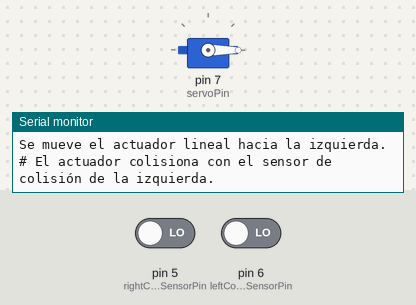
A sketch run on a simulated Arduino Uno, built with avr-gcc and run on an emulated ATmega328P. Shown: servo, the last lines printed to the serial monitor. Inputs (shaded band) come from the test bench; at power-on: pin 6 (leftCollisionSensorPin) LOW, pin 5 (rightCollisionSensorPin) LOW.

Above: at 0.1 s.
At 5.3 s:
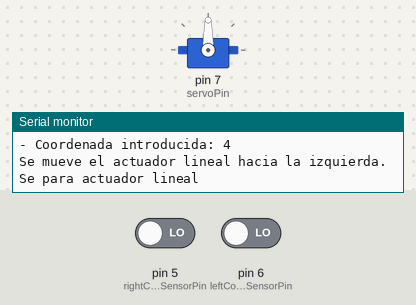
5.4 s: pin 6 (leftCollisionSensorPin) driven LOW
Timing chart, 0 to 14.8 s (numbered marks = the images above; inputs shaded):
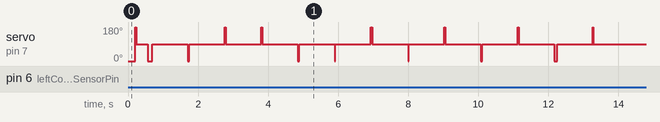

Measured:
- by itself, servo on pin 7 (servoPin): moves between 0° and 180°, repeating every 2.1 s

The sketch:

Ejercicio4.4.ino
```cpp
#include <Servo.h>

// Variables para el servomotor
Servo servo;
int servoPin = 7;
const int servoFastLeftValue = 0; // velocidad máxima de giro del servomotor en sentido antihorario
const int servoFastRightValue = 180; // velocidad máxima de giro del servomotor en sentido horario
const int servoStopValue = 90; // valor en el que el servomotor no gira

// Variables para los sensores de colisión
const int leftCollisionSensorPin = 6; // pin digital para el sensor de colisión de la izda
const int rightCollisionSensorPin = 5; // pin digital para el sensor de colisión de la dcha
const int collisionSensorActiveValue = 0; // Valor 1 -> No está activo. Valor 0 -> Está activo.

// Variables para la lógica
unsigned long timeLinealActuatorHitsLeftCollisionSensor; // instante en el que, en modo calibración, el actuador colisiona con el sensor de la izda.
unsigned long timeBetweenCoordinates; // tiempo (en ms) que tarda en moverse de una coordenada a la otra.
const int MAX_COORDINATE = 24; // coordenada máxima
int currentCoordinate; // coordenada actual en la que se encuentra el actuador lineal
const int TIME_DELAY_BETWEEN_MOVEMENTS = 1000; // tiempo de espera en cada coordenada

// Variables para las coordenadas harcodeada
int harcodedCoordinates[13] = {10, 5, 6, 8, 4, 0, 5, -1, 24, 20, 25, 15, 200}; // coordenadas a las que se va a mover
int harcodedCoordinateToChoose = 0; // indica la posicion del array donde está la coordenada a la que se tiene que mover ahora


void setup() {
  Serial.begin(9600);
  Serial.println("\n---------\n  Setup\n---------");

  servo.attach(servoPin);

  moveInCalibrationMode();
}

void loop() {
  checkIfUserHasEnteredACoordinate();
}


/*
  Al estar en modo calibración, inicialmente mueve el actuador lineal a la izda del todo,
  y una vez ahí, empieza a contar el tiempo que tarda en moverlo hacia la dcha del todo.
*/
void moveInCalibrationMode() {
  moveInCalibrationModeToTheLeft();
  moveInCalibrationModeToTheRight();
}

/*
  Mueve el actuador lineal a la izda del todo (hasta chocar con el sensor de colisión).
  En ese momento, empieza a medir el tiempo.
*/
void moveInCalibrationModeToTheLeft() {
  moveLinealActuatorToTheLeft();
  while (!hitsLeftCollisionSensor());
  timeLinealActuatorHitsLeftCollisionSensor = millis(); // aquí ya colisionó con el sensor de la izda -> empieza a medir tiempo

  Serial.println("\n# El actuador colisiona con el sensor de colisión de la izquierda."
                 "\n# Se cambia la dirección de movimiento del actuador a la derecha.\n");
}

/*
  Mueve el actuador lineal a la dcha del todo (hasta chocar con el sensor de colisión).
  En ese momento, lo para y mide el tiempo que tardó en moverse desde la izda hasta la dcha,
  y calcula el tiempo que debe de haber entre cada coordenada.
*/
void moveInCalibrationModeToTheRight() {
  moveLinealActuatorToTheRight();
  while (!hitsRightCollisionSensor());
  stopLinealActuator();

  // Se calcula el tiempo del recorrido completo
  unsigned long timeFullTravel = millis() - timeLinealActuatorHitsLeftCollisionSensor;
  Serial.println("\n# El actuador colisiona con el sensor de colisión de la izquierda."
                 "\n# Se para el actuador y se calcula el tiempo del recorrido y el tiempo entre coordenadas.\n");

  // Se calcula el tiempo entre coordenadas
  timeBetweenCoordinates = timeFullTravel / MAX_COORDINATE;
  Serial.println("\n@ Tiempo en ms del recorrido completo: " + String(timeFullTravel));
  Serial.println("\n@ Tiempo en ms entre coordenadas: " + String(timeBetweenCoordinates));

  // La coordenada actual en la que queda el actuador es la coordenda máxima
  currentCoordinate = MAX_COORDINATE;
}

/* Comprueba si el actuador lineal colisiona con el sensor de colisión de la izda. */
boolean hitsLeftCollisionSensor() {
  return digitalRead(leftCollisionSensorPin) == collisionSensorActiveValue;
}

/* Comprueba si el actuador lineal colisiona con el sensor de colisión de la dcha. */
boolean hitsRightCollisionSensor() {
  return digitalRead(rightCollisionSensorPin) == collisionSensorActiveValue;
}

/* Comprueba si quedan coordenadas de las harcodeadas. */
void checkIfUserHasEnteredACoordinate() {
  // Si se terminaron las coordenadas harcodeadas, no hace nada
  if (harcodedCoordinateToChoose + 1 > sizeof(harcodedCoordinates) / sizeof(int)) {
    return;
  }

  // Si no, obtenemos el valor del la coordenada y movemos al actuador a la misma
  int coordinate = harcodedCoordinates[harcodedCoordinateToChoose++];
  userHasEnteredACoordinate(coordinate);
}

/* Se mueve al actuador a la coordenada indicada. */
void userHasEnteredACoordinate(int coordinate) {
  Serial.println("\n- Coordenada introducida: " + String(coordinate));

  if (coordinate <= 0) { // coordenadas menores de 0 se convierten a coordenada 0
    coordinate = 0;
    moveLinealActuatorToCoordinate0();
  }
  else if (coordinate >= MAX_COORDINATE) { // coordenadas mayores de MAX_COORDINATE se convierten a coordenada MAX_COORDINATE
    coordinate = MAX_COORDINATE;
    moveLinealActuatorToMaxCoordinate();
  }
  else {
    moveLinealActuatorToIntermediateCoordinate(coordinate);
  }

  updateCurrentCoordinateAndDelay(coordinate);
}

/* Mueve el actuador lineal hacia la izda, hasta que toca el sensor de colisión de la izda. */
void moveLinealActuatorToCoordinate0() {
  moveLinealActuatorToTheLeft();
  while (!hitsLeftCollisionSensor());
  stopLinealActuator();
}

/* Mueve el actuador lineal hacia la dcha, hasta que toca el sensor de colisión de la dcha. */
void moveLinealActuatorToMaxCoordinate() {
  moveLinealActuatorToTheRight();
  while (!hitsRightCollisionSensor());
  stopLinealActuator();
}

/* Mueve el actuador lineal a la la coordenada intermedia indicada. */
void moveLinealActuatorToIntermediateCoordinate(int coordinate) {
  int coordinatesToMove = coordinate - currentCoordinate;
  unsigned long timeToMove = abs(coordinatesToMove) * timeBetweenCoordinates;

  // Le indicamos al actuador que se mueva hacia la izda o hacia la dcha, en función de la coordenada
  if (coordinatesToMove < 0)
    moveLinealActuatorToTheLeft();
  else if (coordinatesToMove > 0)
    moveLinealActuatorToTheRight();

  // Mientras no transcurra el tiempo que debe moverse el actuador hasta llegar a la coordenada, no lo paramos
  unsigned long timeLinealActuatorStartedToMove = millis();
  while (millis() - timeLinealActuatorStartedToMove < timeToMove);
  stopLinealActuator();
}

/* Actualiza la coordenada actual donde está el actuador, y espera cierto tiempo entre cada movimiento. */
void updateCurrentCoordinateAndDelay(int coordinate) {
  // Actualizamos la coordenada actual en la que está el actuador
  currentCoordinate = coordinate;
  // Esperamos el tiempo indicado entre cada movimiento
  delay(TIME_DELAY_BETWEEN_MOVEMENTS);
}

/* Mueve el actuador lineal a la izquierda. */
void moveLinealActuatorToTheLeft() {
  Serial.println("Se mueve el actuador lineal hacia la izquierda.");
  servo.write(servoFastLeftValue);
}

/* Mueve el actuador lineal a la derecha. */
void moveLinealActuatorToTheRight() {
  Serial.println("Se mueve el actuador lineal hacia la derecha.");
  servo.write(servoFastRightValue);
}

/* Detiene el actuador lineal. */
void stopLinealActuator() {
  Serial.println("Se para actuador lineal");
  servo.write(servoStopValue);
}
```
